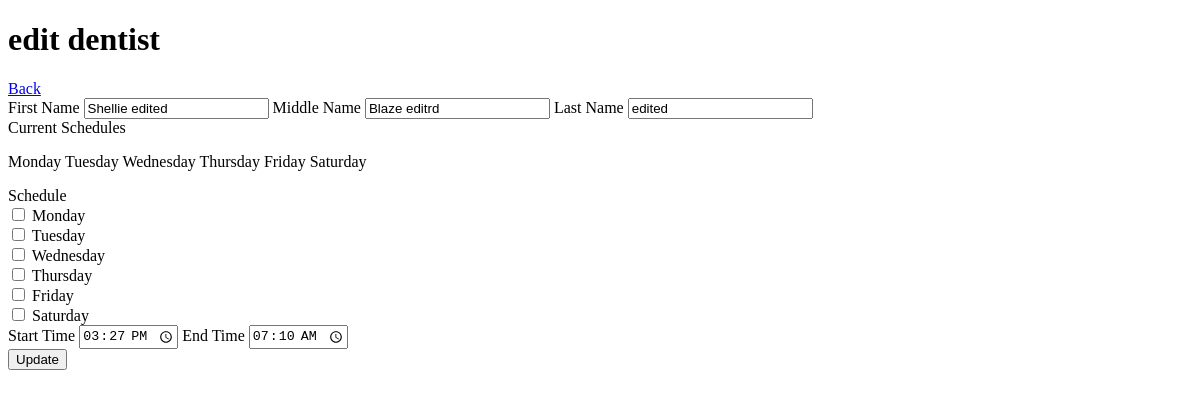
/modules/admin/edit-dentist.php?user_id=20258557, run on an earlier commit of the app's database.
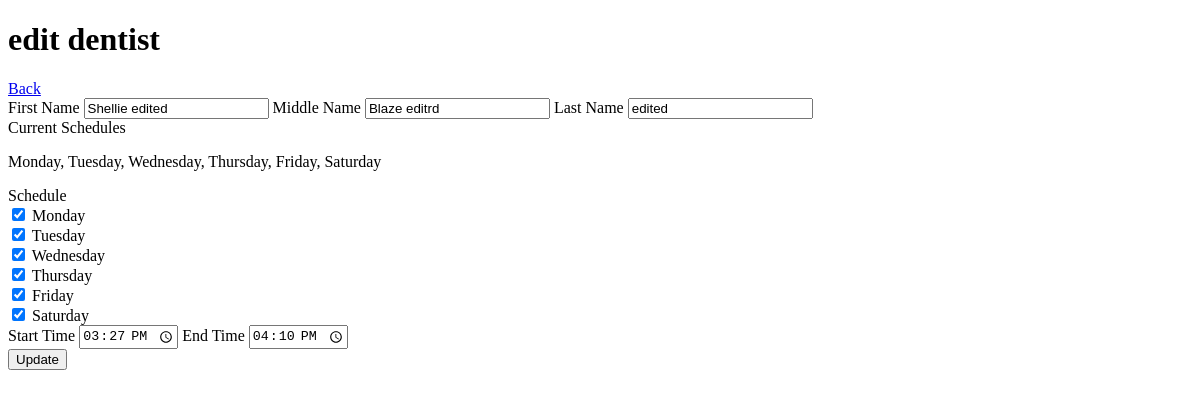
And on a later commit of the database.
### tables this page shows
CREATE TABLE `schedule` (
  `id` int(11) NOT NULL,
  `user_id` varchar(255) NOT NULL,
  `day` varchar(150) NOT NULL,
  `start_time` varchar(100) NOT NULL,
  `end_time` varchar(100) NOT NULL,
  `date_created` date NOT NULL,
  `date_updated` date NOT NULL
);

CREATE TABLE `users` (
  `id` int(11) NOT NULL,
  `user_id` varchar(100) NOT NULL,
  `role_id` int(11) NOT NULL,
  `first_name` varchar(250) NOT NULL,
  `middle_name` varchar(255) NOT NULL,
  `last_name` varchar(255) NOT NULL,
  `mobile_number` varchar(255) NOT NULL,
  `email` varchar(255) NOT NULL,
  `password` varchar(255) NOT NULL,
  `date_of_birth` date NOT NULL,
  `date_created` date NOT NULL,
  `date_updated` date NOT NULL,
  `token` varchar(255) DEFAULT NULL,
  `address` varchar(255) DEFAULT NULL
);

### modules/admin/edit-dentist.php (the view, shortened to what this page needs)
<?php
include('../../connection/connection.php');
?>
<!DOCTYPE html>
<html lang="en">
<head>
</head>
<body>
    <h1>edit dentist</h1>
    <a href="view-dentists.php">Back</a>
    <?php
    if(isset($_GET['user_id'])){
        $user_id = $_GET['user_id'];
        $query_dentist = "SELECT users.user_id AS user_id, users.first_name AS first_name, users.middle_name AS middle_name, users.last_name AS last_name, users.mobile_number AS mobile_number, users.email AS email, schedule.user_id AS schedule_user_id, schedule.day AS day , schedule.start_time AS start_time, schedule.end_time AS end_time
        FROM
        users
        LEFT JOIN schedule
        ON users.user_id = schedule.user_id
        WHERE users.role_id = '3' AND users.user_id = '$user_id'";
        $run_dentist = mysqli_query($conn,$query_dentist);
        if(mysqli_num_rows($run_dentist) > 0){
            foreach($run_dentist as $row_dentist){
                ?>
                <form action="" method="POST">
                    <label for="">First Name</label>
                    <input type="text" name="first_name" value="<?php echo $row_dentist['first_name']?>">
                    <label for="">Middle Name</label>
                    <input type="text" name="middle_name" value="<?php echo $row_dentist['middle_name']?>">
                    <label for="">Last Name</label>
                    <input type="text" name="last_name" value="<?php echo $row_dentist['last_name']?>">
                    <br>
                    <label for="">Current Schedules</label>
                    <p><?php echo $row_dentist['day']; ?></p>
                    <label for="">Schedule</label><br>
                    <?php
                    $saved_days = explode(', ', $row_dentist['day']);
                    $all_days = ['Monday', 'Tuesday', 'Wednesday', 'Thursday', 'Friday', 'Saturday'];
                    foreach ($all_days as $day) {
                        $checked = in_array($day, $saved_days) ? 'checked' : '';
                        echo "<input type='checkbox' name='schedule[]' value='$day' $checked> $day <br>";
                    }
                    ?>
                    <label for="start_time">Start Time</label>
                    <input type="time" name="start_time" id="start_time" min="10:00" max="17:00" value="<?php echo $row_dentist['start_time'] ?>">
                    <label for="end_time">End Time</label>
                    <input type="time" name="end_time" id="end_time" min="10:00" max="17:00" value="<?php echo $row_dentist['end_time'] ?>">
                    <br>
                    <input type="submit" name="update_dentist" value="Update">
                    </form>
                <?php
            }
        }
    }
    ?>
</body>
</html>

What changed in the data, as far as the page shows it:
changed schedule "Shellie edited": day "Monday Tuesday Wednesday Thursday Friday Saturday" → "Monday, Tuesday, Wednesday, Thursday, Friday, Saturday"; value "☐" → "☑"; end_time "07:10" → "16:10"
